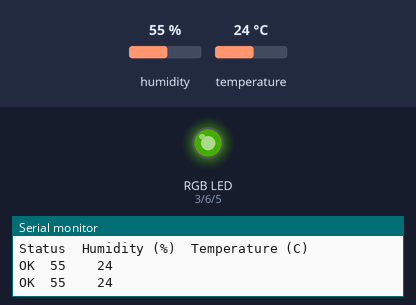
The sketch below on a simulated Arduino Uno, built with avr-gcc and run on an emulated ATmega328P. Parts: an RGB LED mixed from three pins (HIGH = lit), the last lines printed to the serial monitor. Inputs (shaded band) come from the test bench; at power-on: temperature 24 °C, humidity 55 %. Dim RGB values are drawn brighter than linear; WiFi joins after 1.5 s; servers stay silent unless stated.

Above: at 4.8 s.
4.9 s: temperature set to 23.5 °C
At 7.4 s:
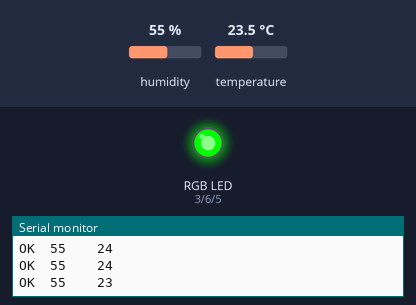
7.9 s: temperature set to 19.5 °C
10.9 s: temperature set to 18.4 °C
At 12.6 s:
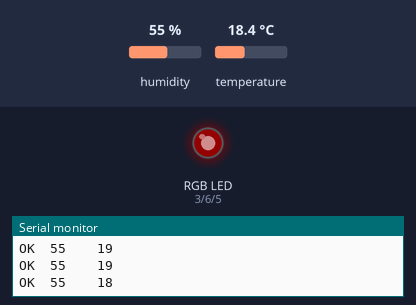
13.9 s: temperature set to 17.3 °C
16.9 s: temperature set to 16.1 °C
At 19.0 s:
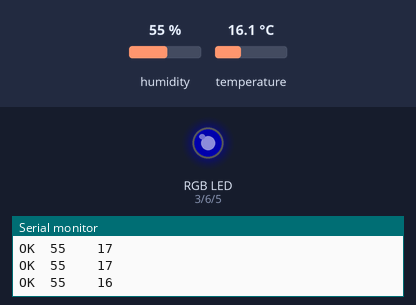
Timing chart, 0 to 20.5 s (numbered marks = the images above; inputs shaded):
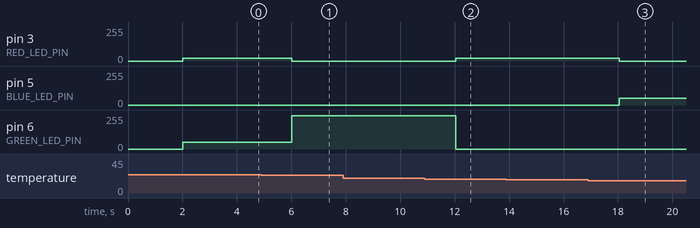

Measured:
- the behaviour switches between 24 and 23.9 °C on temperature (found by bisection; images 0 and 1)
- the behaviour switches between 19 and 18.9 °C on temperature (found by bisection; images 1 and 2)
- the behaviour switches between 17 and 16.9 °C on temperature (found by bisection; images 2 and 3)
- after the input at 4.9 s, pin 3 (RED_LED_PIN): 20/255 → 0/255 after 1.1 s; pin 6 (GREEN_LED_PIN): 50/255 → 250/255 after 1.1 s
- after the input at 10.9 s, pin 3 (RED_LED_PIN): 0/255 → 20/255 after 1.1 s; pin 6 (GREEN_LED_PIN): 250/255 → 0/255 after 1.1 s
- after the input at 16.9 s, pin 3 (RED_LED_PIN): 20/255 → 0/255 after 1.2 s; pin 5 (BLUE_LED_PIN): 0/255 → 50/255 after 1.2 s

The sketch:

homino.ino
```cpp
// Temperature and humidity sensor library.
// https://github.com/markruys/arduino-DHT
#include "DHT.h"

// Ethernet shield libraries.
#include <Ethernet.h>
#include <SPI.h>

#define SENSOR_DHT_PIN 2

#define RED_LED_PIN 3
#define GREEN_LED_PIN 6
#define BLUE_LED_PIN 5

const int MIN_COMFORTABLE_TEMPERATURE_SOFT = 19;
const int MAX_COMFORTABLE_TEMPERATURE_SOFT = 23;
const int MIN_COMFORTABLE_TEMPERATURE_HARD = MIN_COMFORTABLE_TEMPERATURE_SOFT - 2;
const int MAX_COMFORTABLE_TEMPERATURE_HARD = MAX_COMFORTABLE_TEMPERATURE_SOFT + 2;

DHT dht;

// MAC address and IP address for controller.
byte mac[] = {0xDE, 0xAD, 0xBE, 0xEF, 0xFE, 0xED};
IPAddress ip(192,168,1,100);

// Initialize the Ethernet server library with the IP address and port
// (port 80 is default for HTTP).
EthernetServer server(80);

// How bright the LED is.
int redLedBrightness = 0;
int greenLedBrightness = 0;
int blueLedBrightness = 0;

// The setup routine runs once at startup.
void setup() {
  Serial.begin(9600);
  Serial.println("Status\tHumidity (%)\tTemperature (C)");

  dht.setup(SENSOR_DHT_PIN);

  pinMode(RED_LED_PIN, OUTPUT);
  pinMode(GREEN_LED_PIN, OUTPUT);
  pinMode(BLUE_LED_PIN, OUTPUT);

  // Start the Ethernet connection and the server.
  Ethernet.begin(mac, ip);
  server.begin();
}

// The loop routine runs over and over again forever.
void loop() {
  delay(dht.getMinimumSamplingPeriod());

  int humidity = dht.getHumidity();
  int temperature = dht.getTemperature();

  setLedsBrightness(temperature);

  analogWrite(RED_LED_PIN, redLedBrightness);
  analogWrite(GREEN_LED_PIN, greenLedBrightness);
  analogWrite(BLUE_LED_PIN, blueLedBrightness);

  // Listen for incoming clients.
  EthernetClient client = server.available();

  if (client) {
    Serial.println("New client connected!");

    while (client.connected()) {
      if (client.available()) {
          client.println("HTTP/1.1 200 OK");
          client.println("Content-Type: text/html");
          client.println("Connection: close");  // The connection will be closed after completion of the response.
          client.println("Refresh: 60");  // Refresh the page automatically every 60 sec.
          client.println();
          client.print(dht.getStatusString());
          client.print(" ");
          client.print(humidity);
          client.print(" ");
          client.print(temperature);
          break;
      }
    }

    // Close the connection.
    client.stop();
    Serial.println("Client disconnected!");
  }

  Serial.print(dht.getStatusString());
  Serial.print("\t");
  Serial.print(humidity);
  Serial.print("\t\t");
  Serial.println(temperature);
}

void setLedsBrightness(int temperature) {
  if (temperature < MIN_COMFORTABLE_TEMPERATURE_HARD) {
    redLedBrightness = 0;
    greenLedBrightness = 0;
    blueLedBrightness = 50;
  } else if (temperature >= MAX_COMFORTABLE_TEMPERATURE_HARD && temperature < MIN_COMFORTABLE_TEMPERATURE_SOFT) {
    redLedBrightness = 0;
    greenLedBrightness = 50;
    blueLedBrightness = 50;
  } else if (temperature >= MIN_COMFORTABLE_TEMPERATURE_SOFT && temperature <= MAX_COMFORTABLE_TEMPERATURE_SOFT) {
    redLedBrightness = 0;
    greenLedBrightness = 250;
    blueLedBrightness = 0;
  } else if (temperature > MAX_COMFORTABLE_TEMPERATURE_SOFT && temperature <= MAX_COMFORTABLE_TEMPERATURE_HARD) {
    redLedBrightness = 20; // 50 is too high
    greenLedBrightness = 50;
    blueLedBrightness = 0;
  } else {
    redLedBrightness = 20; // 50 is too high
    greenLedBrightness = 0;
    blueLedBrightness = 0;
  }
}
```
